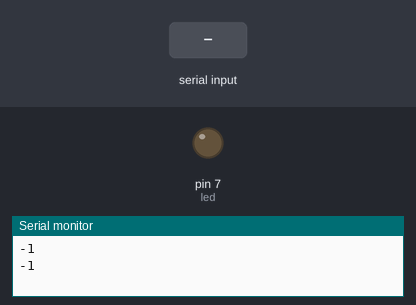
The sketch below on a simulated Arduino Uno, built with avr-gcc and run on an emulated ATmega328P. On the bench: output pins drawn as LEDs (lit = HIGH), the last lines printed to the serial monitor. The inputs (shaded band) are chosen by the test bench.

Above: at 1.2 s.
1.3 s: "1" received over Serial
At 2.4 s:
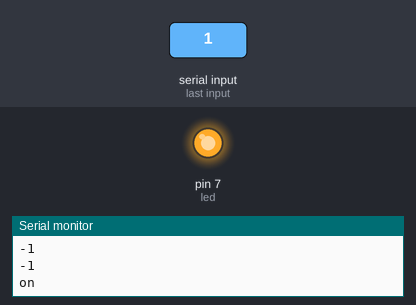
3.5 s: "0" received over Serial
At 5.2 s:
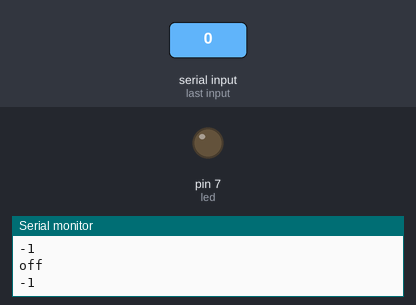
Timing chart, 0 to 6.7 s (numbered marks = the images above; inputs shaded):
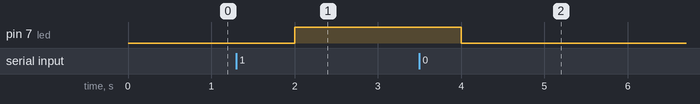

Measured:
- after the input at 1.3 s, pin 7 (led): LOW → HIGH after 0.70 s
- after the input at 3.5 s, pin 7 (led): HIGH → LOW after 0.50 s

The sketch:

serialSwitch.ino
```cpp
int led = 7;


void setup() {
  // put your setup code here, to run once:
 pinMode(led, OUTPUT);
 Serial.begin(9600);
}

void loop() {
  // put your main code here, to run repeatedly:
  int input = Serial.read();
  if ('1' == input)
  {
    Serial.println("on");
    digitalWrite(led, HIGH);
  }
  else if ('0' == input)
  {
     Serial.println("off");
   digitalWrite(led, LOW);
  }
  else
  {
        Serial.println(input);

  }
  delay(1000);
}
```
